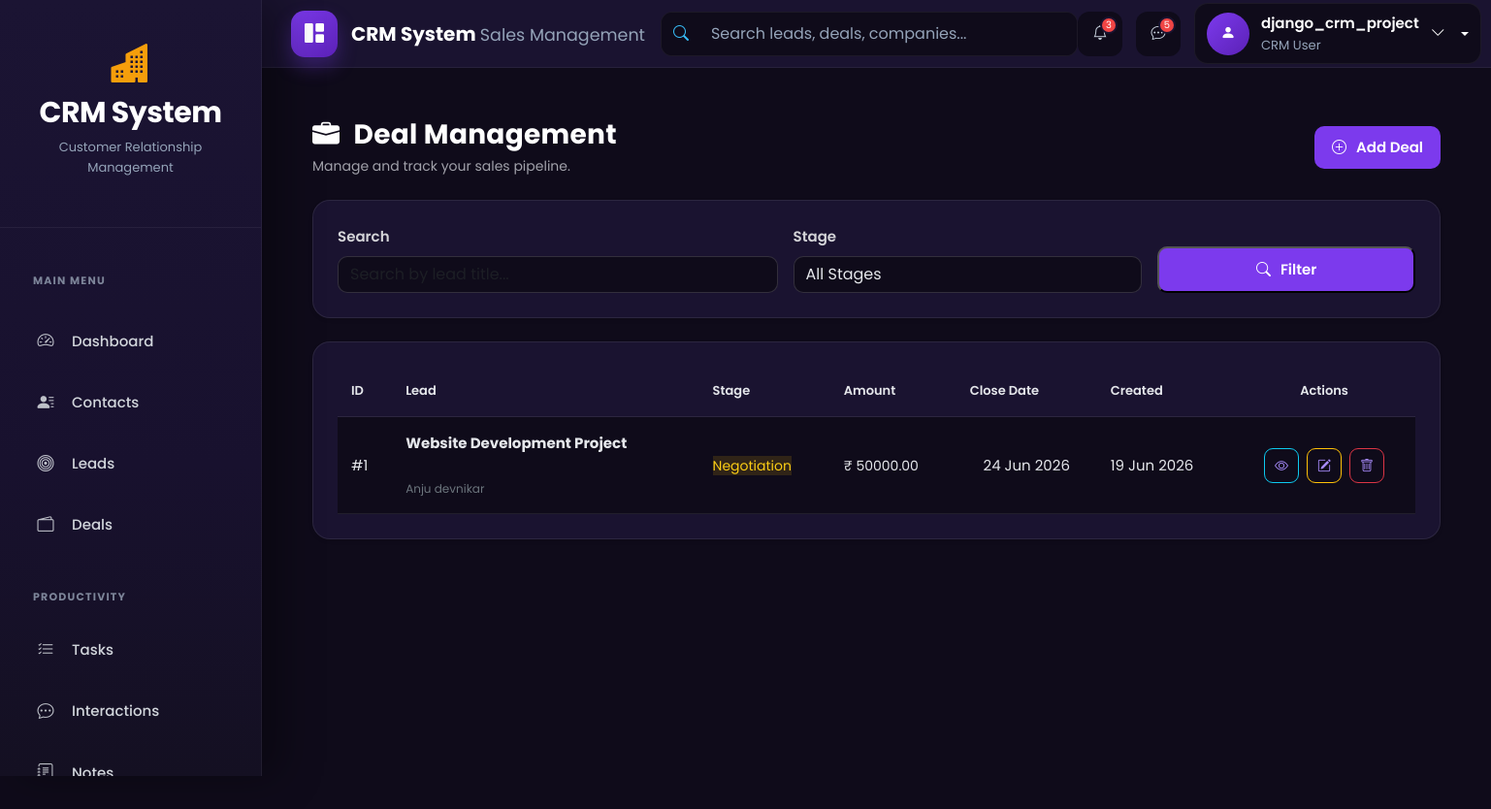
The app's page /deals/ (signed in) with its own data.
### accounts/models.py (models this page shows, shortened)
class CustomUser(AbstractUser):
    ROLE_CHOICES = (
        ('admin', 'Admin'),
        ('agent', 'Agent'),
    )
    role = models.CharField(max_length=10, choices=ROLE_CHOICES, default='agent')
    phone = models.CharField(max_length=15, blank=True, null=True)
    profile_pic = models.ImageField(upload_to="profiles/", blank=True, null=True)
    email = models.EmailField(unique=True)
    is_approved = models.BooleanField(default=False, help_text="Admin approval required for login")

### deals/models.py (models this page shows, shortened)
class Deal(models.Model):
    STAGE_CHOICES = (
        ('negotiation', 'Negotiation'),
        ('contract', 'Contract'),
        ('closed_won', 'Closed Won'),
        ('closed_lost', 'Closed Lost'),
    )
    lead = models.OneToOneField(
        Lead,
        on_delete=models.CASCADE,
        related_name="deal"
    )
    amount = models.DecimalField(
        max_digits=12,
        decimal_places=2,
        default=0
    )
    stage = models.CharField(
        max_length=20,
        choices=STAGE_CHOICES,
        default="negotiation"
    )
    close_date = models.DateField(
        null=True,
        blank=True
    )
    notes = models.TextField(
        blank=True
    )
    created_at = models.DateTimeField(
        auto_now_add=True
    )
    updated_at = models.DateTimeField(
        auto_now=True
    )

### leads/models.py (models this page shows, shortened)
class Lead(models.Model):
    STATUS_CHOICES = [
        ('new','New'),
        ('contacted','Contacted'),
        ('qualified','Qualified'),
        ('proposal','Proposal'),
        ('won','Won'),
        ('lost','Lost'),
    ]
    contact = models.ForeignKey(Contact,on_delete=models.CASCADE)
    title = models.CharField(max_length=200)
    status = models.CharField(max_length=20, choices=STATUS_CHOICES, default='new')
    assigned_to = models.ForeignKey(settings.AUTH_USER_MODEL, on_delete=models.SET_NULL, null=True,blank=True)
    estimated_value = models.DecimalField(max_digits=12, decimal_places=2, default=0)
    expected_close =models.DateField(null=True, blank=True)
    created_at = models.DateTimeField(auto_now_add=True)
    updated_at =models.DateTimeField(auto_now=True)

### contacts/models.py (models this page shows)
class Contact(models.Model):
    SOURCE_CHOICES = (
        ('website','Website'),
        ('referral','Referral'),
        ('social','Social Media'),
        ('cold_call','Cold Call'),
    )
    first_name = models.CharField(max_length=100)
    last_name = models.CharField(max_length=100)
    email = models.EmailField(unique=True)
    phone = models.CharField(max_length=20,blank=True)
    company = models.ForeignKey(Company,on_delete=models.SET_NULL,null=True,blank=True)
    assigned_to = models.ForeignKey(settings.AUTH_USER_MODEL,on_delete=models.SET_NULL,null=True,blank=True)
    source = models.CharField(max_length=20,choices=SOURCE_CHOICES)
    created_at = models.DateTimeField(auto_now_add=True)
    def __str__(self):
       return f"{self.first_name} {self.last_name}"

### deals/views.py (the view)
@login_required
def deal_list(request):
    deals = (
        get_user_deals(request.user)
        .select_related(
            "lead",
            "lead__contact",
            "lead__assigned_to",
        )
        .order_by("-created_at")
    )
    search = request.GET.get("search")
    if search:
        deals = deals.filter(
            lead__title__icontains=search
        )
    stage = request.GET.get("stage")
    if stage:
        deals = deals.filter(
            stage=stage
        )
    total_deals = deals.count()
    total_revenue = deals.filter(
        stage="closed_won"
    ).aggregate(
        total=Sum("amount")
    )["total"] or 0
    average_deal = deals.aggregate(
        avg=Avg("amount")
    )["avg"] or 0
    paginator = Paginator(
        deals,
        10
    )
    page_obj = paginator.get_page(
        request.GET.get("page")
    )
    return render(
        request,
        "deals/deal_list.html",
        {
            "deals": page_obj,
            "page_obj": page_obj,
            "stage_choices": Deal.STAGE_CHOICES,
            "total_deals": total_deals,
            "total_revenue": total_revenue,
            "average_deal": average_deal,
        }
    )

### deals/views.py (called while the page is built)
def get_user_deals(user):
    if user.role == "admin":
        return Deal.objects.all()
    return Deal.objects.filter(
        lead__assigned_to=user
    )

### templates/deals/deal_list.html (shortened to what this page needs)
{% extends "base.html" %}
{% block content %}
<div class="container-fluid">
<div class="d-flex justify-content-between align-items-center flex-wrap mb-4">
    <div>
        <h2 class="crm-title mb-1">
            <i class="bi bi-briefcase-fill me-2"></i>
            Deal Management
        </h2>
        <p class="crm-page-subtitle mb-0">
            Manage and track your sales pipeline.
        </p>
    </div>
    <div class="mt-3 mt-md-0">
        <a
            href="{% url 'deals:deal_create' %}"
            class="crm-btn-primary"
        >
            <i class="bi bi-plus-circle me-1"></i>
            Add Deal
        </a>
    </div>
</div>
<div class="crm-card shadow-sm mb-4">
    <form method="GET">
        <div class="row g-3 align-items-end">
            <div class="col-md-5">
                <label class="form-label">
                    Search
                </label>
                <input
                    type="text"
                    name="search"
                    class="form-control"
                    placeholder="Search by lead title..."
                    value="{{ request.GET.search }}"
                >
            </div>
            <div class="col-md-4">
                <label class="form-label">
                    Stage
                </label>
                <select
                    name="stage"
                    class="form-select"
                >
                    <option value="">
                        All Stages
                    </option>
                </select>
            </div>
            <div class="col-md-3 d-grid">
                <button
                    type="submit"
                    class="crm-btn-primary"
                >
                    <i class="bi bi-search me-1"></i>
                    Filter
                </button>
            </div>
        </div>
    </form>
</div>
<div class="crm-card shadow-sm">
    <div class="table-responsive">
        <table class="table crm-table crm-contact-table align-middle mb-0">
            <thead>
                <tr>
                    <th>ID</th>
                    <th>Lead</th>
                    <th>Stage</th>
                    <th>Amount</th>
                    <th>Close Date</th>
                    <th>Created</th>
                    <th class="text-center">
                        Actions
                    </th>
                </tr>
            </thead>
            <tbody>
            {% for deal in deals %}
                <tr>
                    <td>
                        #{{ deal.id }}
                    </td>
                    <td>
                        <strong>
                            {{ deal.lead.title }}
                        </strong>
                        <br>
                        <small class="text-secondary">
                            {{ deal.lead.contact|default:"No Contact" }}
                        </small>
                    </td>
                    <td>
                        {% if deal.stage == "negotiation" %}
                            <span class="crm-badge-warning">
                                Negotiation
                            </span>
                        {% elif deal.stage == "contract" %}
                            <span class="crm-badge-info">
                                Contract
                            </span>
                        {% elif deal.stage == "closed_won" %}
                            <span class="crm-badge-success">
                                Closed Won
                            </span>
                        {% elif deal.stage == "closed_lost" %}
                            <span class="crm-badge-danger">
                                Closed Lost
                            </span>
                        {% endif %}
                    </td>
                    <td>
                        ₹ {{ deal.amount|floatformat:2 }}
                    </td>
                    <td>
                        {% if deal.close_date %}
                            {{ deal.close_date|date:"d M Y" }}
                        {% else %}
                            <span class="text-secondary">
                                Not Set
                            </span>
                        {% endif %}
                    </td>
                    <td>
                        {{ deal.created_at|date:"d M Y" }}
                    </td>
                    <td class="text-center">
                        <div class="btn-group">
                            <a
                                href="{% url 'deals:deal_detail' deal.id %}"
                                class="btn btn-sm btn-outline-info"
                                title="View Deal"
                            >
                                <i class="bi bi-eye"></i>
                            </a>
                            <a
                                href="{% url 'deals:deal_edit' deal.id %}"
                                class="btn btn-sm btn-outline-warning"
                                title="Edit Deal"
                            >
                                <i class="bi bi-pencil-square"></i>
                            </a>
                            <a
                                href="{% url 'deals:deal_delete' deal.id %}"
                                class="btn btn-sm btn-outline-danger"
                                title="Delete Deal"
                            >
                                <i class="bi bi-trash"></i>
                            </a>
                        </div>
                    </td>
                </tr>
            {% endfor %}
            </tbody>
        </table>
    </div>
</div>
</div>
{% endblock %}

### templates/includes/navbar.html (shortened to what this page needs)
<nav class="navbar navbar-expand-lg crm-navbar">
  <div class="container-fluid">
    <a class="navbar-brand crm-brand" href="{% url 'dashboard' %}">
      <div class="crm-brand-icon">
        <i class="bi bi-grid-1x2-fill"></i>
      </div>
      <div class="crm-brand-text">
        <span class="crm-brand-title"> CRM System </span>
        <small> Sales Management </small>
      </div>
    </a>
    <div class="collapse navbar-collapse" id="crmNavbar">
      <form class="crm-search mx-auto">
        <div class="input-group">
          <span class="input-group-text">
            <i class="bi bi-search"></i>
          </span>
          <input
            type="search"
            class="form-control"
            placeholder="Search leads, deals, companies..."
          />
        </div>
      </form>
      {% if user.is_authenticated %}
      <div class="crm-navbar-actions">
       <a href="javascript:void(0);" class="crm-nav-icon">
    <i class="bi bi-bell"></i>
    <span class="crm-nav-badge">3</span>
</a>
        <a href="#" class="crm-nav-icon">
          <i class="bi bi-chat-dots"></i>
          <span class="crm-nav-badge">5</span>
        </a>
        <div class="dropdown crm-user-dropdown">
          <a
            href="#"
            class="crm-user dropdown-toggle"
            role="button"
            data-bs-toggle="dropdown"
            aria-expanded="false"
          >
            <div class="crm-avatar">
              <i class="bi bi-person-fill"></i>
            </div>
            <div class="crm-user-info">
              <span class="crm-user-name"> {{ user.username }} </span>
<small>
    CRM User
</small>            </div>
            <i class="bi bi-chevron-down crm-arrow"></i>
          </a>
        </div>
      </div>
      {% else %}
      <div class="d-flex align-items-center gap-2 ms-auto">
        <a href="/accounts/login/" class="btn btn-outline-light"> Login </a>
        <a href="/accounts/register/" class="btn btn-primary"> Register </a>
      </div>
      {% endif %}
    </div>
  </div>
</nav>

### static/css/base.css (style rules this page uses)
*, *::before, *::after { margin:0; padding:0; box-sizing:border-box; }
html { scroll-behavior:smooth; }
body { font-family:"Poppins",sans-serif; background:#0f0b1a; color:#e5e7eb; font-size:15px; line-height:1.6; overflow-x:hidden; }

### static/css/components.css (style rules this page uses)
.crm-navbar { position:sticky; top:0; z-index:999; height:70px; margin-left:260px; background:#1a1330; border-bottom:1px solid rgba(255,255,255,.06); padding:0 28px; transition:.3s ease; }
.crm-navbar .container-fluid { height:100%; display:flex; align-items:center; justify-content:space-between; }
.crm-brand { display:flex; align-items:center; gap:14px; text-decoration:none; }
.crm-brand-icon { width:48px; height:48px; display:flex; align-items:center; justify-content:center; border-radius:14px; background:linear-gradient(135deg,#7c3aed,#5b21b6); box-shadow:0 10px 20px rgba(124,58,237,.30); }
.crm-brand-icon i { color:#fff; font-size:20px; }
.crm-brand-title { color:#fff; font-size:20px; font-weight:700; }
.crm-brand-text small { color:#94a3b8; }
.crm-search { width:430px; max-width:100%; }
.crm-search .input-group { height:46px; border-radius:12px; overflow:hidden; background:#0f0b1a; border:1px solid rgba(255,255,255,.06); }
.crm-search .input-group-text { background:#0f0b1a; border:none; color:#38bdf8; }
.crm-search input { background:#0f0b1a!important; border:none!important; color:#fff!important; }
.crm-search input::placeholder { color:#94a3b8; }
.crm-navbar-actions { display:flex; align-items:center; gap:14px; }
.crm-nav-icon { width:46px; height:46px; border-radius:12px; display:flex; align-items:center; justify-content:center; background:#0f0b1a; color:#cbd5e1; position:relative; text-decoration:none; transition:.3s; }
.crm-nav-badge { position:absolute; top:5px; right:5px; width:18px; height:18px; border-radius:50%; background:#ef4444; color:#fff; font-size:10px; display:flex; align-items:center; justify-content:center; border:2px solid #1a1330; }
.crm-user { display:flex; align-items:center; gap:12px; padding:8px 12px; background:#0f0b1a; border-radius:14px; border:1px solid rgba(255,255,255,.06); color:white; text-decoration:none; }
.crm-avatar { width:44px; height:44px; border-radius:50%; display:flex; align-items:center; justify-content:center; background:linear-gradient(135deg,#7c3aed,#5b21b6); }
.crm-avatar i { color:white; }
.crm-user-info { display:flex; flex-direction:column; }
.crm-user-name { font-weight:600; }
.crm-user-info small { color:#94a3b8; }
.crm-card { background:#1a1330; border-radius:18px; border:1px solid rgba(255,255,255,.08); box-shadow:0 15px 35px rgba(0,0,0,.25); padding:25px; color:#e5e7eb; }
.crm-title { color:#e5e7eb; font-size:28px; font-weight:700; }
.crm-page-subtitle { color:#a1a1aa; font-size:14px; }
.crm-btn-primary, .crm-btn-secondary, .crm-btn-danger { display:inline-flex; align-items:center; justify-content:center; gap:6px; padding:10px 18px; border-radius:10px; font-weight:600; text-decoration:none; transition:.3s; }
.crm-btn-primary { background:#7c3aed; color:white; }
.crm-contact-table .btn-group { display: flex !important; align-items: center; justify-content: center; gap: 8px; }
.crm-contact-table .btn-group .btn { width: 36px; height: 36px; min-width: 36px; flex: 0 0 36px; padding: 0 !important; display: inline-flex !important; align-items: center; justify-content: center; margin: 0 !important; border-radius: 9px !important; line-height: 1; transition: transform .2s ease, box-shadow .2s ease, background-color .2s ease, border-color .2s ease; }
.crm-contact-table .btn-group .btn i { font-size: 14px; line-height: 1; }
.crm-contact-table .btn-group > .btn { margin-left: 0 !important; margin-right: 0 !important; }

### records on screen
CustomUser: username "django_crm_project"
Deal: id "1", lead "Website Development Project", lead.contact "Anju devnikar", stage "Negotiation", amount "50000.00", close_date "24 Jun 2026", created_at "19 Jun 2026"
